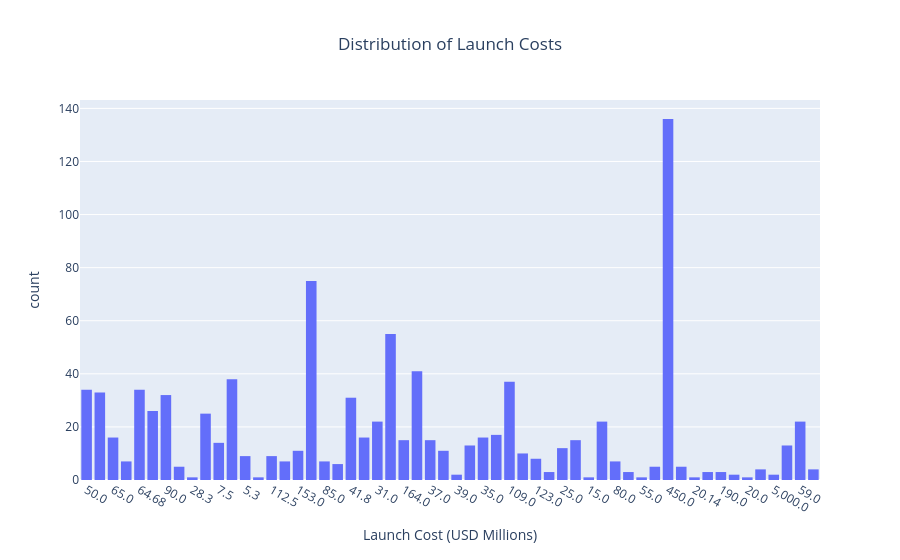

Notebook source saved alongside this figure:
### Markdown cell above
# How Expensive are the Launches? 

Create a histogram and visualise the distribution. The price column is given in USD millions (careful of missing values).

### Code cell
price_df = df_data.dropna(subset=["Price"])

fig = px.histogram(
    price_df,
    x="Price",
    nbins=50,
    title="Distribution of Launch Costs",
    labels={
        "Price": "Launch Cost (USD Millions)",
        "count": "Number of Launches"
    }
)

fig.update_layout(title_x=0.5)

fig.show()

### Figure 1 — Plotly figure (JSON) as saved in the notebook; plotly's stock layout.template omitted (floating-point values rounded to 4 significant figures; data arrays with more than 128 entries replaced by an {"elided": "..."} marker saying what was removed)
{"data": [{"bingroup": "x", "hovertemplate": "Launch Cost (USD Millions)=%{x}<br>count=%{y}<extra></extra>", "legendgroup": "", "marker": {"color": "#636efa", "pattern": {"shape": ""}}, "name": "", "nbinsx": 50, "orientation": "v", "showlegend": false, "type": "histogram", "x": {"elided": "964 str values"}, "xaxis": "x", "yaxis": "y"}], "layout": {"autosize": true, "barmode": "relative", "legend": {"tracegroupgap": 0}, "title": {"text": "Distribution of Launch Costs", "x": 0.5}, "xaxis": {"anchor": "y", "autorange": true, "domain": [0, 1], "range": [-0.5, 55.5], "title": {"text": "Launch Cost (USD Millions)"}, "type": "category"}, "yaxis": {"anchor": "x", "autorange": true, "domain": [0, 1], "range": [0, 143.2], "title": {"text": "count"}}}}
